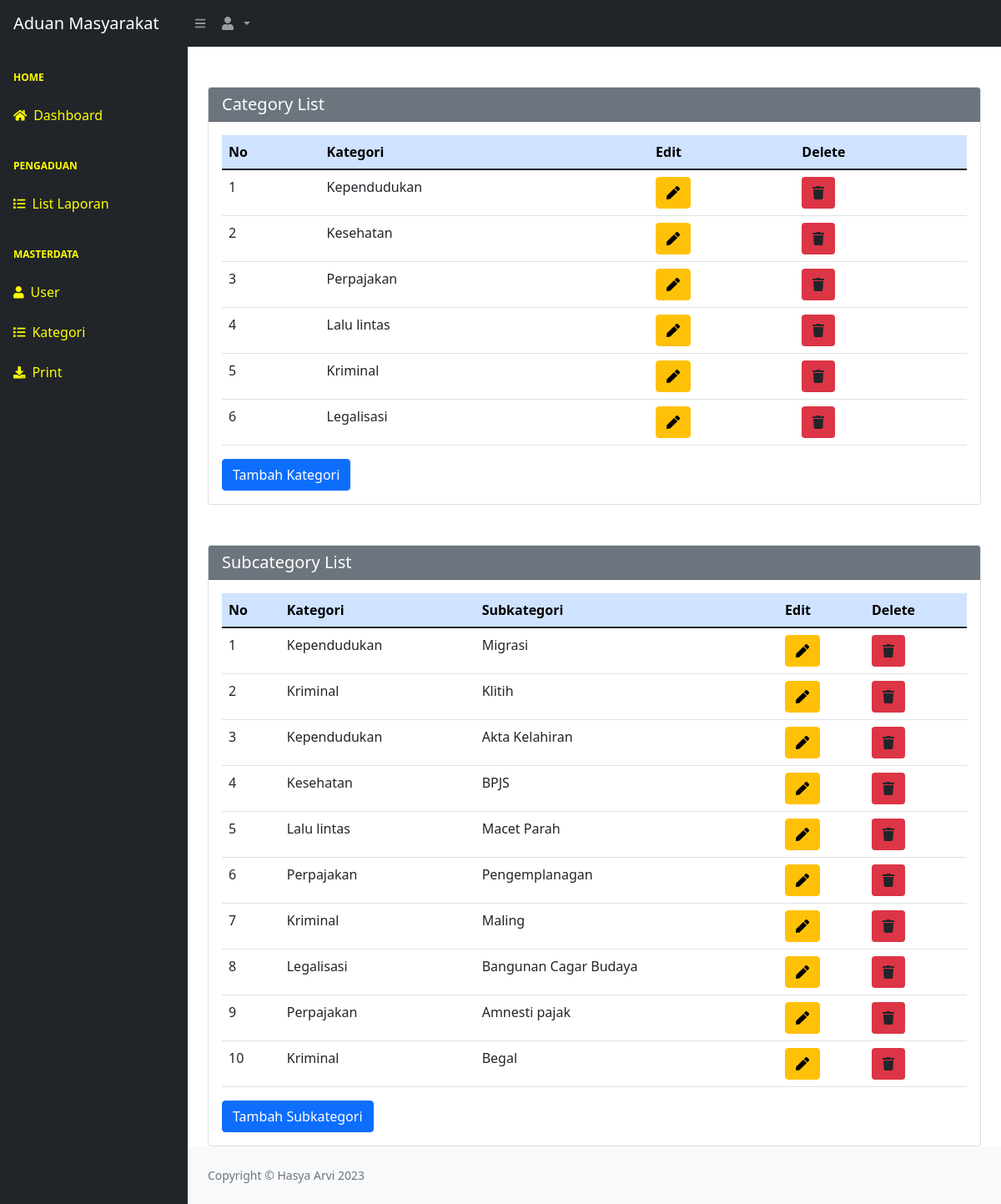
The page /C_View/Alist on the database its author committed.
### tables this page shows
CREATE TABLE `kategori` (
  `id` int(11) NOT NULL,
  `kategori` varchar(255) NOT NULL
);

CREATE TABLE `subkategori` (
  `id_subkategori` int(11) NOT NULL,
  `id_kategori` int(11) NOT NULL,
  `sub_kategori` varchar(255) NOT NULL
);

### application/controllers/C_View.php (called while the page is built, shortened)
<?php
class C_View extends CI_Controller
{
	public function Alist()
	{
		$this->load->model('M_basicModel');
		$data['petugas'] = $this->M_basicModel->Susername($this->session->userdata('username'))->result_array();
		$data['kategori'] = $this->M_basicModel->category()->result_array();
		$data['subkategori'] = $this->M_basicModel->subcategory_join()->result_array();
		$this->load->view('Amisc/header',$data);
		$this->load->view('Amisc/navbar',$data);
		$this->load->view('Amisc/sidebar',$data);
		$this->load->view('Admin/V_Category',$data);
		$this->load->view('Amisc/footer',$data);
	}
}

### index.php (called while the page is built, shortened)
<?php
require_once BASEPATH.'core/CodeIgniter.php';

### application/models/M_basicModel.php (called while the page is built, shortened)
<?php
class M_basicModel extends CI_Model
{
    public function category()
    {
        return $this->db->get('kategori');
    }
    public function subcategory_join()
    {
        $this->db->select('*');
        $this->db->from('subkategori');
        $this->db->join('kategori', 'kategori.id=subkategori.id_kategori');
        return $this->db->get();
    }
}

### application/views/Admin/V_Category.php (the view, shortened to what this page needs)
<main>
    <div class="container-fluid px-4">
        <div class="card mt-5">
            <h5 class="card-header bg-secondary" style="color:white;">
                Category List
            </h5>
            <div class="card-body">
                <table class="table">
                    <thead>
                        <tr class="table-primary">
                            <th scope="col">No</th>
                            <th scope="col">Kategori</th>
                            <th scope="col">Edit</th>
                            <th scope="col">Delete</th>
                        </tr>
                    </thead>
                    <tbody>
                        <?php
                        $no = 1;
                        foreach ($kategori as $kt) : ?>
                            <tr>
                                <td scope="col"><?= $no++ ?></td>
                                <td scope="col"><?= $kt['kategori'] ?></td>
                                <td><a><button type="button" class="btn btn-warning" data-bs-toggle="modal" data-bs-target="#edit<?= $kt['id'] ?>">
                                            <i class="fas fa-pen" aria-hidden="true"></i>
                                        </button></a>
                                </td>
                                <td>
                                    <a href="<?= base_url('C_Main/delete_category/' . $kt['id']) ?> "><button class="btn bg-danger" type='submit' onclick="return confirm('Apakah anda yakin?')"><i class="fas fa-trash"></i></button></a>
                                </td>
                            </tr>
                        <?php endforeach; ?>
                    </tbody>
                </table>
                <button type="button" class="btn btn-primary" data-bs-toggle="modal" data-bs-target="#category">
                    Tambah Kategori
                </button>
            </div>
        </div>
</main>
<main>
    <div class="container-fluid px-4">
        <div class="card mt-5">
            <h5 class="card-header bg-secondary" style="color:white;">
                Subcategory List
            </h5>
            <div class="card-body">
                <table class="table">
                    <thead>
                        <tr class="table-primary">
                            <th scope="col">No</th>
                            <th scope="col">Kategori</th>
                            <th scope="col">Subkategori</th>
                            <th scope="col">Edit</th>
                            <th scope="col">Delete</th>
                        </tr>
                    </thead>
                    <tbody>
                        <?php
                        $no = 1;
                        foreach ($subkategori as $skt) : ?>
                            <tr>
                                <td scope="col"><?= $no++ ?></td>
                                <td scope="col"><?= $skt['kategori'] ?></td>
                                <td scope="col"><?= $skt['sub_kategori'] ?></td>
                                <td><a><button type="button" class="btn btn-warning" data-bs-toggle="modal" data-bs-target="#editsub<?= $skt['id_subkategori'] ?>">
                                            <i class="fas fa-pen" aria-hidden="true"></i>
                                        </button></a>
                                </td>
                                <td>
                                    <a href="<?= base_url('C_Main/delete_subcategory/' . $skt['id_subkategori']) ?> "><button class="btn bg-danger" type='submit' onclick="return confirm('Apakah anda yakin?')"><i class="fas fa-trash"></i></button></a>
                                </td>
                            </tr>
                        <?php endforeach; ?>
                    </tbody>
                </table>
                <button type="button" class="btn btn-primary" data-bs-toggle="modal" data-bs-target="#subcategory">
                    Tambah Subkategori
                </button>
            </div>
        </div>
    </div>
</main>

### application/views/Amisc/header.php (shortened to what this page needs)
<!DOCTYPE html>
<html lang="en">
<head>
    <link href="https://cdn.jsdelivr.net/npm/simple-datatables@latest/dist/style.css" rel="stylesheet" />
    <link href="<?= base_url('asset/admin/css/styles.css') ?>" rel="stylesheet" />
</head>

### application/views/Amisc/navbar.php (shortened to what this page needs)
<nav class="sb-topnav navbar navbar-expand navbar-dark bg-dark">
    <a class="navbar-brand ps-3" href="<?= base_url('C_View/Adashboard') ?>">Aduan Masyarakat</a>
    <button class="btn btn-link btn-sm order-1 order-lg-0 me-4 me-lg-0" id="sidebarToggle" href="#!"><i class="fas fa-bars"></i></button>
    <ul class="navbar-nav ms-auto ms-md-0 me-3 me-lg-4">
        <li class="nav-item dropdown">
            <a class="nav-link dropdown-toggle" id="navbarDropdown" href="#" role="button" data-bs-toggle="dropdown" aria-expanded="false"><i class="fas fa-user fa-fw"></i>
            </a>
        </li>
    </ul>
</nav>

### application/views/Amisc/sidebar.php
<div id="layoutSidenav">
            <div id="layoutSidenav_nav">
                <nav class="sb-sidenav accordion sb-sidenav-dark" id="sidenavAccordion">
                    <div class="sb-sidenav-menu">
                        <div class="nav">
                            <div class="sb-sidenav-menu-heading" style="color:yellow;">Home</div>
                            <a class="nav-link" style="color:yellow;" href="<?= base_url('C_View/Adashboard') ?>">
                                <div class="sb-nav-link-icon" style="color:yellow;"><i class="fas fa fa-home"></i></div>
                                Dashboard
                            </a>
                            <div class="sb-sidenav-menu-heading" style="color:yellow;">Pengaduan</div>
                            <a class="nav-link" style="color:yellow;" href="<?= base_url('C_View/listlapor') ?>" aria-expanded="false">
                                <div class="sb-nav-link-icon" style="color:yellow;"><i class="fas fa-list"></i></div>
                                List Laporan
                            </a>
                            <div class="sb-sidenav-menu-heading" style="color:yellow;">Masterdata</div>
                            <a class="nav-link" style="color:yellow;" href="<?= base_url('C_View/userlist') ?>" aria-expanded="false">
                                <div class="sb-nav-link-icon" style="color:yellow;"><i class="fas fa fa-user"></i></div>
                                User
                            </a>
                            <a class="nav-link" style="color:yellow;" href="<?= base_url('C_View/Alist') ?>" aria-expanded="false">
                                <div class="sb-nav-link-icon" style="color:yellow;"><i class="fas fa fa-list"></i></div>
                                Kategori
                            </a>
                            <a class="nav-link" style="color:yellow;" href="<?= base_url('C_Main/laporan_pdf') ?>" aria-expanded="false">
                                <div class="sb-nav-link-icon" style="color:yellow;"><i class="fa fa-download"></i></div>
                                Print
                            </a>
                        </div>
                    </div>
                </nav>
            </div>
<div id="layoutSidenav_content">

### application/views/Amisc/footer.php (shortened to what this page needs)
<footer class="py-4 bg-light mt-auto">
    <div class="container-fluid px-4">
        <div class="d-flex align-items-center justify-content-between small">
            <div class="text-muted">Copyright &copy; Hasya Arvi 2023</div>
        </div>
    </div>
</footer>
</div>
</div>
</body>
</html>

### rows shown on the page
kategori: kategori "Kependudukan"
kategori: kategori "Kesehatan"
kategori: kategori "Perpajakan"
kategori: kategori "Lalu lintas"
kategori: kategori "Kriminal"
kategori: kategori "Legalisasi"
subkategori: id_kategori.kategori "Kependudukan", sub_kategori "Migrasi"
subkategori: id_kategori.kategori "Kriminal", sub_kategori "Klitih"
subkategori: id_kategori.kategori "Kependudukan", sub_kategori "Akta Kelahiran"
subkategori: id_kategori.kategori "Kesehatan", sub_kategori "BPJS"
subkategori: id_kategori.kategori "Lalu lintas", sub_kategori "Macet Parah"
subkategori: id_kategori.kategori "Perpajakan", sub_kategori "Pengemplanagan"
subkategori: id_kategori.kategori "Kriminal", sub_kategori "Maling"
subkategori: id_kategori.kategori "Legalisasi", sub_kategori "Bangunan Cagar Budaya"
subkategori: id_kategori.kategori "Perpajakan", sub_kategori "Amnesti pajak"
subkategori: id_kategori.kategori "Kriminal", sub_kategori "Begal"
